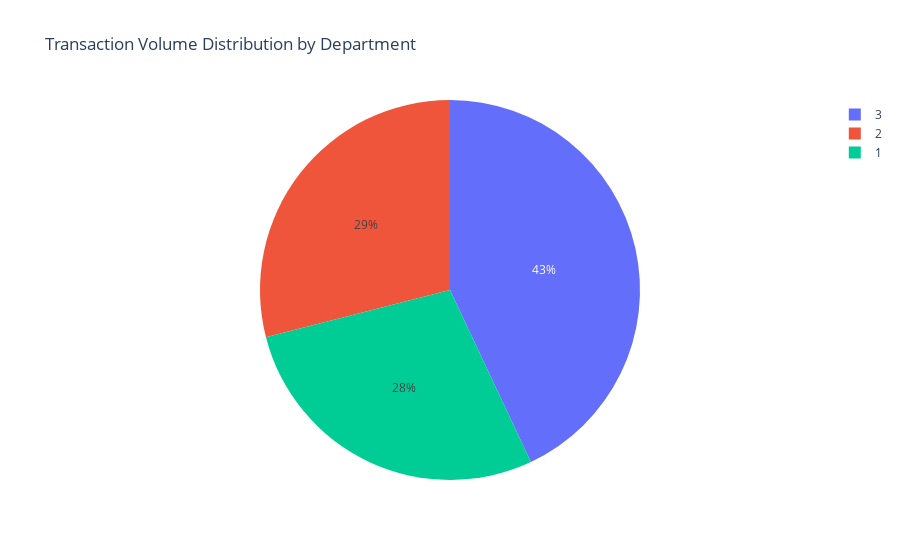

The notebook cell saved with this chart:
### Markdown cell above
Transaction Volume Distribution by Department:
This pie chart shows the distribution of transaction volumes across departments. High volume might indicate operational scale but should be balanced against profit margins for a complete view of performance.

### Code cell
# Group by department for transaction volume
volume_summary = df_fact.groupby('department_id', as_index=False)['transaction_id'].count()
volume_summary.rename(columns={'transaction_id': 'transaction_volume'}, inplace=True)

fig = px.pie(volume_summary, values='transaction_volume', names='department_id',
             title='Transaction Volume Distribution by Department')
fig.show()

### Figure 1 — Plotly figure (JSON) as saved in the notebook; plotly's stock layout.template omitted (floating-point values rounded to 4 significant figures)
{"data": [{"domain": {"x": [0, 1], "y": [0, 1]}, "hovertemplate": "department_id=%{label}<br>transaction_volume=%{value}<extra></extra>", "labels": [1, 2, 3], "legendgroup": "", "name": "", "showlegend": true, "type": "pie", "values": [28, 29, 43]}], "layout": {"legend": {"tracegroupgap": 0}, "title": {"text": "Transaction Volume Distribution by Department"}}}
